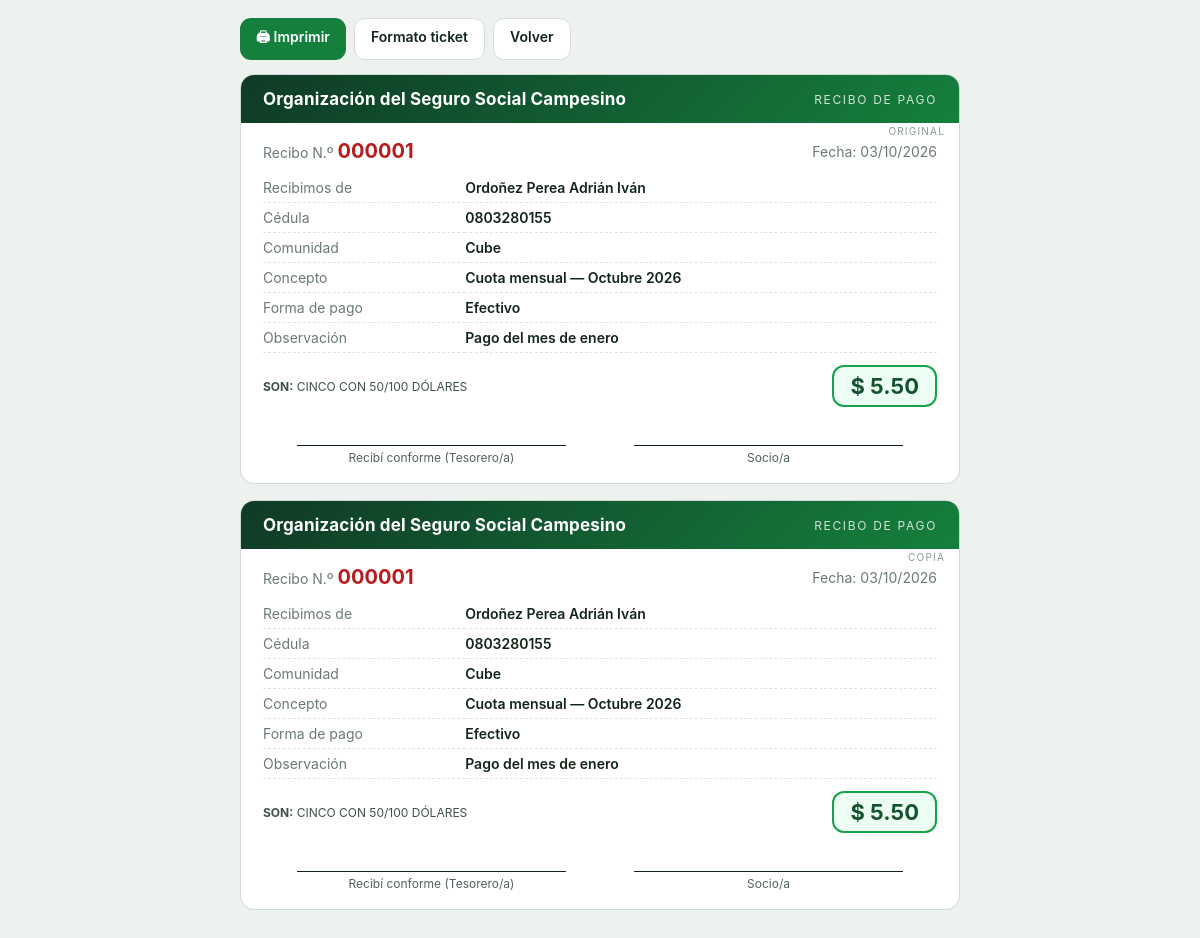
Page /pagos/1/recibo (signed in) on the committed database.
### tables this page shows
CREATE TABLE config (
  clave TEXT PRIMARY KEY,
  valor TEXT NOT NULL
);

CREATE TABLE pagos (
  id INTEGER PRIMARY KEY AUTOINCREMENT,
  socio_id INTEGER NOT NULL REFERENCES socios(id),
  mes TEXT NOT NULL,
  concepto TEXT NOT NULL,
  monto REAL NOT NULL,
  fecha TEXT NOT NULL,
  forma_pago TEXT NOT NULL DEFAULT 'efectivo',
  observacion TEXT,
  anulado INTEGER NOT NULL DEFAULT 0,
  registrado_por TEXT
);

CREATE TABLE socios (
  id INTEGER PRIMARY KEY AUTOINCREMENT,
  cedula TEXT UNIQUE NOT NULL,
  nombres TEXT NOT NULL,
  apellidos TEXT NOT NULL,
  telefono TEXT,
  comunidad TEXT,
  fecha_ingreso TEXT,
  estado TEXT NOT NULL DEFAULT 'activo'
);

### app.py (the view)
@app.route("/pagos/<int:pid>/recibo")
@login_required
def recibo(pid):
    p = get_db().execute(
        """SELECT p.*, s.nombres, s.apellidos, s.cedula, s.comunidad FROM pagos p
           JOIN socios s ON s.id = p.socio_id WHERE p.id = ?""", (pid,)).fetchone()
    if not p:
        abort(404)
    return render_template("recibo.html", p=p, letras=monto_en_letras(p["monto"]),
                           formato=request.args.get("formato", "a4"))

### app.py (called while the page is built)
@app.template_filter("money")
def f_money(v):
    v = float(v or 0)
    return f"-$ {abs(v):,.2f}" if v < 0 else f"$ {v:,.2f}"

@app.template_filter("fdate")
def f_fdate(s):
    try:
        y, m, d = s.split("-")
        return f"{d}/{m}/{y}"
    except Exception:
        return s or ""

@app.template_filter("mes_largo")
def f_mes_largo(ym):
    try:
        return f"{MESES[int(ym[5:7]) - 1]} {ym[:4]}"
    except Exception:
        return ym

def _cientos(n):
    if n == 100:
        return "cien"
    c, r = divmod(n, 100)
    partes = [_CEN[c]] if c else []
    if r:
        if r < 30:
            partes.append(_UNI[r])
        else:
            d, u = divmod(r, 10)
            partes.append(_DEC[d] + (" y " + _UNI[u] if u else ""))
    return " ".join(partes)

def _apo(t):
    if t.endswith("veintiuno"):
        return t[:-9] + "veintiún"
    return t[:-3] + "un" if t.endswith("uno") else t

def monto_en_letras(v):
    ent, cts = int(v), int(round((v - int(v)) * 100))
    if ent == 0:
        txt = "cero"
    elif ent < 1000:
        txt = _cientos(ent)
    else:
        m, r = divmod(ent, 1000)
        txt = ("mil" if m == 1 else _apo(_cientos(m)) + " mil") + (" " + _cientos(r) if r else "")
    txt = _apo(txt)
    return f"{txt.upper()} CON {cts:02d}/100 DÓLAR{'ES' if ent != 1 else ''}"

def get_db():
    if "db" not in g:
        g.db = sqlite3.connect(DB_PATH)
        g.db.row_factory = sqlite3.Row
        g.db.execute("PRAGMA foreign_keys = ON")
    return g.db

def cfg(clave):
    r = get_db().execute("SELECT valor FROM config WHERE clave = ?", (clave,)).fetchone()
    return r["valor"] if r else ""

@app.context_processor
def inyectar():
    return {"org": cfg("organizacion")}

def login_required(f):
    @wraps(f)
    def envoltura(*a, **kw):
        if "usuario" not in session:
            return redirect(url_for("login"))
        return f(*a, **kw)
    return envoltura

### templates/recibo.html (shortened to what this page needs)
<!doctype html>
<html lang="es">
<head>
</head>
<body class="{{ 'ticket' if formato == 'ticket' else '' }}">
<div class="barra">
  <button onclick="window.print()">🖨 Imprimir</button>
  <a class="g" href="?formato={{ 'a4' if formato == 'ticket' else 'ticket' }}">{{ 'Formato hoja' if formato == 'ticket' else 'Formato ticket' }}</a>
  <a class="g" href="{{ url_for('pagos', mes=p.mes) }}">Volver</a>
</div>
{% for copia in (['ORIGINAL', 'COPIA'] if formato != 'ticket' else ['ORIGINAL']) %}
<div class="rec">
  <div class="top"><h1>{{ org }}</h1><small>RECIBO DE PAGO</small></div>
  <span class="tipo">{{ copia }}</span>
  <div class="cuerpo">
    <div class="cab"><span>Recibo N.º <span class="num">{{ '%06d'|format(p.id) }}</span></span><span>Fecha: {{ p.fecha|fdate }}</span></div>
    <table>
      <tr><td class="k">Recibimos de</td><td>{{ p.apellidos }} {{ p.nombres }}</td></tr>
      <tr><td class="k">Cédula</td><td>{{ p.cedula }}</td></tr>
      {% if p.comunidad %}<tr><td class="k">Comunidad</td><td>{{ p.comunidad }}</td></tr>{% endif %}
      <tr><td class="k">Concepto</td><td>{{ p.concepto }} — {{ p.mes|mes_largo }}</td></tr>
      <tr><td class="k">Forma de pago</td><td>{{ p.forma_pago|capitalize }}</td></tr>
      {% if p.observacion %}<tr><td class="k">Observación</td><td>{{ p.observacion }}</td></tr>{% endif %}
    </table>
    <div class="pie"><div class="letras"><b>SON:</b> {{ letras }}</div><div class="total">{{ p.monto|money }}</div></div>
    <div class="firmas"><div>Recibí conforme (Tesorero/a)</div><div>Socio/a</div></div>
  </div>
</div>
{% endfor %}
</body>
</html>

### templates/recibo.html (style rules this page uses)
* { box-sizing:border-box }
body { font-family:Inter,"Segoe UI",system-ui,Arial,sans-serif;margin:0;padding:18px;color:#12251a;background:#eef2ef }
.barra { max-width:720px;margin:0 auto 14px;display:flex;gap:8px }
.barra a,.barra button { background:#15803d;color:#fff;border:0;padding:9px 16px;border-radius:11px;text-decoration:none;cursor:pointer;font-family:inherit;font-weight:600;font-size:14px }
.barra a.g { background:#fff;color:#12251a;border:1px solid #d5ddd8 }
.rec { background:#fff;border:1px solid #cfd9d3;border-radius:14px;margin:0 auto 16px;max-width:720px;position:relative;overflow:hidden }
.rec .top { background:linear-gradient(135deg,#0f3a25,#15803d);color:#fff;padding:14px 22px;display:flex;justify-content:space-between;align-items:center }
.rec .top h1 { margin:0;font-size:17px;letter-spacing:.01em }
.rec .top small { opacity:.8;font-size:12px;letter-spacing:.14em }
.rec .cuerpo { padding:16px 22px 18px }
.cab { display:flex;justify-content:space-between;align-items:center;margin-bottom:10px;font-size:14px;color:#6b7a72 }
.num { font-size:20px;font-weight:700;color:#b91c1c }
table { width:100%;border-collapse:collapse;font-size:14px }
td { padding:6px 0;border-bottom:1px dashed #dfe6e1;vertical-align:top }
td.k { width:30%;color:#6b7a72 }
td:last-child { font-weight:600 }
.pie { display:flex;justify-content:space-between;align-items:center;gap:14px;margin-top:12px }
.letras { font-size:12px;color:#3d5246;flex:1 }
.total { font-size:22px;font-weight:700;background:#ecfdf3;border:2px solid #16a34a;color:#14532d;padding:6px 16px;border-radius:12px;white-space:nowrap }
.firmas { display:flex;justify-content:space-around;margin-top:38px;font-size:12px;color:#52625a }
.firmas div { border-top:1px solid #12251a;padding-top:4px;width:40%;text-align:center }
.tipo { position:absolute;top:50px;right:14px;font-size:10px;letter-spacing:.12em;color:#8a9a91 }

### rows in the picture
config: valor "Organización del Seguro Social Campesino" "Organización del Seguro Social Campesino"
pagos: id "000001" "000001", fecha|fdate "03/10/2026" "03/10/2026", concepto "Cuota mensual" "Cuota mensual", mes|mes_largo "Octubre 2026" "Octubre 2026", forma_pago "Efectivo" "Efectivo", observacion "Pago del mes de enero" "Pago del mes de enero", monto "$ 5.50" "$ 5.50"
socios: apellidos "Ordoñez Perea" "Ordoñez Perea", nombres "Adrián Iván" "Adrián Iván", cedula "0803280155" "0803280155", comunidad "Cube" "Cube"

### other values in the picture
{{ 'Formato hoja' if formato == 'ticket' else 'Formato ticket' }} "Formato ticket"
{{ copia }} "ORIGINAL" "COPIA"
{{ letras }} "CINCO CON 50/100 DÓLARES" "CINCO CON 50/100 DÓLARES"
